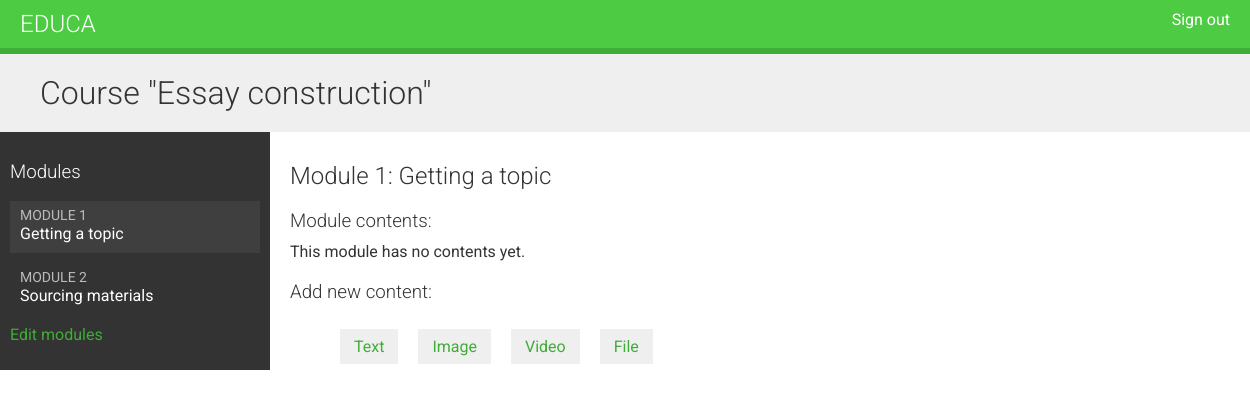
The app's page /course/module/7/ (signed in) with its own data.
### courses/models.py (models this page shows, shortened)
class Course(models.Model):
    owner = models.ForeignKey(User, related_name='courses_created', on_delete=models.CASCADE)
    subject = models.ForeignKey(Subject, related_name='courses', on_delete=models.CASCADE)
    title = models.CharField(max_length=200)
    slug = models.SlugField(max_length=200, unique=True)
    overview = models.TextField()
    created = models.DateTimeField(auto_now_add=True)
    students = models.ManyToManyField(User, related_name='courses_joined', blank=True)
    class Meta:
        ordering = ['-created']

class Module(models.Model):
    course = models.ForeignKey(Course, related_name='modules', on_delete=models.CASCADE)
    title = models.CharField(max_length=200)
    description = models.TextField(blank=True)
    order = OrderField(blank=True, for_fields=['course'])
    class Meta:
        ordering = ['order']

### courses/views.py (the view)
# urls.py: path('module/<int:module_id>/',views.ModuleContentListView.as_view(), name='module_content_list'),
class ModuleContentListView(TemplateResponseMixin, View):
    template_name = 'courses/manage/module/content_list.html'
    def get(self, request, module_id):
        module = get_object_or_404(Module, id=module_id, course__owner=request.user)
        return self.render_to_response({'module': module})

### courses/templates/courses/manage/module/content_list.html (shortened to what this page needs)
{% extends "base.html" %}
{% load course %}
{% block content %}
{% with course=module.course %}
    <h1>Course "{{ course.title }}"</h1>
    <div class="contents">
        <h3>Modules</h3>
        <ul id="modules">
            {% for m in course.modules.all %}
                <li data-id="{{ m.id }}" {% if m == module %}
                    class="selected"{% endif %}>
                        <a href="{% url "module_content_list" m.id %}">
                            <span>
                                Module <span class="order">{{ m.order|add:1 }}</span>
                            </span>
                            <br>
                                {{ m.title }}
                        </a>
                </li>
            {% empty %}
                <li>No modules yet.</li>
            {% endfor %}
        </ul>
        <p><a href="{% url "course_module_update" course.id %}">
        Edit modules</a></p>
    </div>
    <div class="module">
        <h2>Module {{ module.order|add:1 }}: {{ module.title }}</h2>
        <h3>Module contents:</h3>
        <div id="module-contents">
            {% for content in module.contents.all %}
                <div data-id="{{ content.id }}">
                    {% with item=content.item %}
                        <p>{{ item }} ({{ item|model_name }})</p>
                        <a href="{% url "module_content_update" module.id item|model_name item.id %}">
                            Edit</a>
                        <form action="{% url "module_content_delete" content.id %}" method="post">
                            <input type="submit" value="Delete">
                            {% csrf_token %}
                        </form>
                    {% endwith %}
                </div>
            {% empty %}
                <p>This module has no contents yet.</p>
            {% endfor %}
        </div>
        <h3>Add new content:</h3>
        <ul class="content-types">
            <li><a href="{% url "module_content_create" module.id "text" %}">
            Text</a></li>
            <li><a href="{% url "module_content_create" module.id "image" %}">
            Image</a></li>
            <li><a href="{% url "module_content_create" module.id "video" %}">
            Video</a></li>
            <li><a href="{% url "module_content_create" module.id "file" %}">
            File</a></li>
        </ul>
    </div>
{% endwith %}
{% endblock %}

### courses/static/css/base.css (style rules this page uses)
body { margin:0; font-family:'Roboto', sans-serif; font-weight:400; color:#333; }
a { color:#3fad37; text-decoration:none; }
ul { float:left; }
h1, h2, h3, h4, h5, h6 { font-family:'Roboto', sans-serif; font-weight:300; }
h1 { background:#efefef; width:100%; overflow:auto; padding:20px 0 20px 40px; margin:0; }
.module { padding:10px 20px; float:left; width:600px; }
.module h3 { margin:20px 0 0; padding:0; width:100%; }
.module p { margin:10px 0 20px; width:100%; float:left; }
.contents { width:20%; padding:10px; float:left; background:#333; color: #fff; font-family:'Roboto', sans-serif; }
.contents ul { list-style:none; margin:0; padding:0; width:100%; }
.contents ul li { margin:0 0 10px 0; padding:4px 10px 10px; overflow:auto; cursor:move; }
.contents ul li.selected { background:#3f3f3f; }
.contents ul span { text-transform:uppercase; color:#bbb; font-size:14px; }
.contents ul a { display:block; color:#fff; text-decoration:none; }
ul.content-types li { list-style:none; float:left; margin:10px; background:#efefef; padding:8px 14px; }

### records on screen
Course: title "Essay construction"
Module: order|add "1", title "Getting a topic"
Module: order|add "2", title "Sourcing materials"
